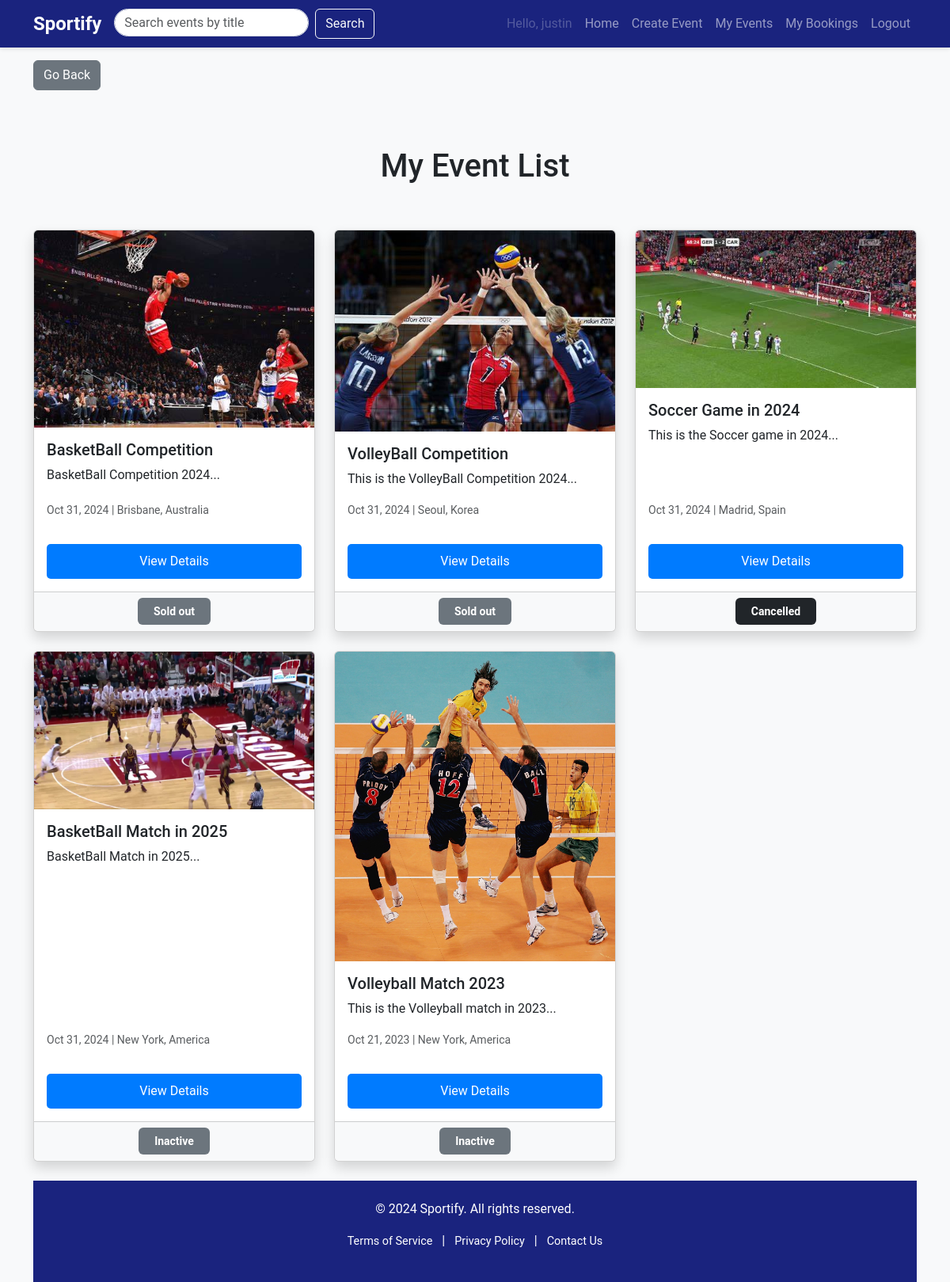
The app's page /event/myevents (signed in) with its own data.
### Sportify/models.py (models this page shows, shortened)
class User(db.Model, UserMixin):
    __tablename__ = 'users'
    id = db.Column(db.Integer, primary_key=True)
    username = db.Column(db.String(100), index=True, unique=True, nullable=False)
    firstname = db.Column(db.String(100), index=True, nullable=False)
    lastname = db.Column(db.String(100), index=True, nullable=False)
    emailid = db.Column(db.String(100), index=True, nullable=False)
    password_hash = db.Column(db.String(255), nullable=False)
    contact = db.Column(db.String(255), nullable=False)
    address = db.Column(db.String(150), nullable=False)
    comments = db.relationship('Comment', backref='user', lazy=True)
    order = db.relationship('Order', backref='user', lazy=True)

class Event(db.Model):
    __tablename__ = 'events'
    id = db.Column(db.Integer, primary_key=True)
    name = db.Column(db.String(80), nullable=False)
    description = db.Column(db.Text, nullable=False)
    image = db.Column(db.String(150), nullable=False)  # Store path to the image
    price = db.Column(db.Integer, nullable=False)
    location = db.Column(db.String(150), nullable=False)
    datetime = db.Column(db.DateTime, nullable=False)
    capacity = db.Column(db.Integer, nullable=False)
    category = db.Column(db.String(50), nullable=False)
    status = db.Column(
        Enum(
            'Open', 'Inactive', 'Cancelled','Sold out', name='status of event'
        ),
        default='Open',
        nullable=False)
    user_id = db.Column(db.Integer, db.ForeignKey('users.id'), nullable=False)
    comments = db.relationship('Comment', backref='event', lazy=True)
    order = db.relationship('Order', backref='event', lazy=True)

### Sportify/event.py (the view)
@eventbp.route('/myevents')
@login_required
def my_events():
    events = Event.query.filter_by(user_id=current_user.id).all()
    return render_template('event/my-events.html', events=events) # Need to create html for showing user events

### Sportify/templates/event/my-events.html (shortened to what this page needs)
{% extends "base.html" %}
{% block content %}
<div class="container">
    <a href="{{ request.args.get('next') or url_for('main.index') }}" class="btn btn-secondary mt-3 mb-4">Go Back</a>
<div class="row">
  <div class="col-md-12 text-center">
    <br>
      <h1>My Event List</h1>
      <br>
  </div>
  {% if events %}
      {% for event in events %}
      <div class="col-md-4 mb-4">
          <div class="card h-100 shadow event-card">
              <img src="{{ event.image }}" class="card-img-top" alt="{{ event.name }}">
              <div class="card-body d-flex flex-column">
                  <h5 class="card-title">{{ event.name }}</h5>
                  <p class="card-text">{{ event.description[:100] }}...</p>
                  <p class="card-text mt-auto">
                      <small class="text-muted">
                           {{ event.datetime.strftime('%b %d, %Y') }} |
                           {{ event.location }}
                      </small>
                  </p>
                  <a href="{{ url_for('event.show', id=event.id) }}"
                     class="btn btn-primary custom-btn mt-3">View Details</a>
              </div>
              <div class="card-footer">
                  <span class="badge
                      {% if event.status == 'Open' %}bg-success
                      {% elif event.status == 'Sold Out' %}bg-danger
                      {% elif event.status == 'Cancelled' %}bg-dark
                      {% else %}bg-secondary{% endif %}">
                      {{ event.status }}
                  </span>
              </div>
          </div>
      </div>
      {% endfor %}
  {% else %}
      <p class="text-center">No events found.</p>
  {% endif %}
</div>
{% endblock %}

### Sportify/templates/base.html (shortened to what this page needs)
<!DOCTYPE html>
<html lang="en">
<head>
    <link href="https://cdn.jsdelivr.net/npm/bootstrap@5.3.2/dist/css/bootstrap.min.css" rel="stylesheet">
    <link rel="stylesheet" href="{{ url_for('static', filename='style/main.css') }}">
</head>
<body>
    <header>
        <nav class="navbar navbar-expand-lg navbar-dark bg-primary">
            <div class="container">
                <a class="navbar-brand" href="{{ url_for('main.index') }}">Sportify</a>
                <form action="{{ url_for('event.search') }}" method="GET" class="d-flex ms-auto me-3">
                    <input class="form-control me-2" type="search" name="query" placeholder="Search events by title" aria-label="Search">
                    <button class="btn btn-outline-light" type="submit">Search</button>
                </form>
                <div class="collapse navbar-collapse" id="navbarNav">
                    <ul class="navbar-nav ms-auto">
                        {% if current_user.is_authenticated %}
                            <li class="nav-item"><a class="nav-link disabled" href="#">Hello, {{ current_user.username }}</a></li>
                            <li class="nav-item"><a class="nav-link" href="{{ url_for('main.index') }}">Home</a></li>
                            <li class="nav-item"><a class="nav-link" href="{{ url_for('event.create') }}">Create Event</a></li>
                            <li class="nav-item"><a class="nav-link" href="{{ url_for('event.my_events') }}">My Events</a></li>
                            <li class="nav-item"><a class="nav-link" href="{{ url_for('event.booking_history') }}">My Bookings</a></li>
                            <li class="nav-item"><a class="nav-link" href="{{ url_for('auth.logout') }}">Logout</a></li>
                        {% else %}
                            <li class="nav-item"><a class="nav-link" href="{{ url_for('auth.login') }}">Log in</a></li>
                        {% endif %}
                    </ul>
                </div>
            </div>
        </nav>
    </header>
    {% block content %}{% endblock %}
    <footer class="footer text-center py-4">
        <div class="container">
            <p>&copy; 2024 Sportify. All rights reserved.</p>
            <p>
                <a href="#" class="text-white">Terms of Service</a> |
                <a href="#" class="text-white">Privacy Policy</a> |
                <a href="#" class="text-white">Contact Us</a>
            </p>
        </div>
    </footer>
</body>
</html>

### Sportify/static/style/main.css (style rules this page uses)
body { font-family: 'Roboto', sans-serif; background-color: #f8f9fa; }
.navbar { background-color: #1a237e !important; box-shadow: 0 2px 5px rgba(0, 0, 0, 0.1); height: 60px; }
.navbar-brand { font-weight: 700; font-size: 1.5rem; }
.navbar .form-control { border-radius: 20px; height: 35px; }
.card { transition: transform 0.2s; box-shadow: 0 4px 8px rgba(0, 0, 0, 0.1); }
.card-title, .card-text { white-space: nowrap; overflow: hidden; text-overflow: ellipsis; }
.btn-primary { background-color: #1a237e; border-color: #1a237e; border-radius: 5px; }
.footer { background-color: #1a237e; color: white; text-align: center; padding: 1rem; }
.footer a { color: white; text-decoration: none; padding: 0 8px; font-size: 0.9rem; }
.footer a { color: white; text-decoration: none; }
.card-body { flex-grow: 1; display: flex; flex-direction: column; justify-content: space-between; }
.card-body .btn { width: 100%; margin-top: auto; }
.card-footer { display: flex; justify-content: center; align-items: center; height: 50px; background-color: #f8f9fa; }
.badge { padding: 10px 20px; font-size: 0.875rem; }
.card-text { margin-bottom: 15px; }
.custom-btn { background-color: #007bff; border: none; border-radius: 5px; padding: 10px 20px; }

### records on screen
User: username "justin"
Event: image (picture), name "BasketBall Competition", description "BasketBall Competition 2024", datetime "Oct 31, 2024", location "Brisbane, Australia", status "Sold out"
Event: image (picture), name "VolleyBall Competition", description "This is the VolleyBall Competition 2024", datetime "Oct 31, 2024", location "Seoul, Korea", status "Sold out"
Event: image (picture), name "Soccer Game in 2024", description "This is the Soccer game in 2024", datetime "Oct 31, 2024", location "Madrid, Spain", status "Cancelled"
Event: image (picture), name "BasketBall Match in 2025", description "BasketBall Match in 2025", datetime "Oct 31, 2024", location "New York, America", status "Inactive"
Event: image (picture), name "Volleyball Match 2023", description "This is the Volleyball match in 2023", datetime "Oct 21, 2023", location "New York, America", status "Inactive"
